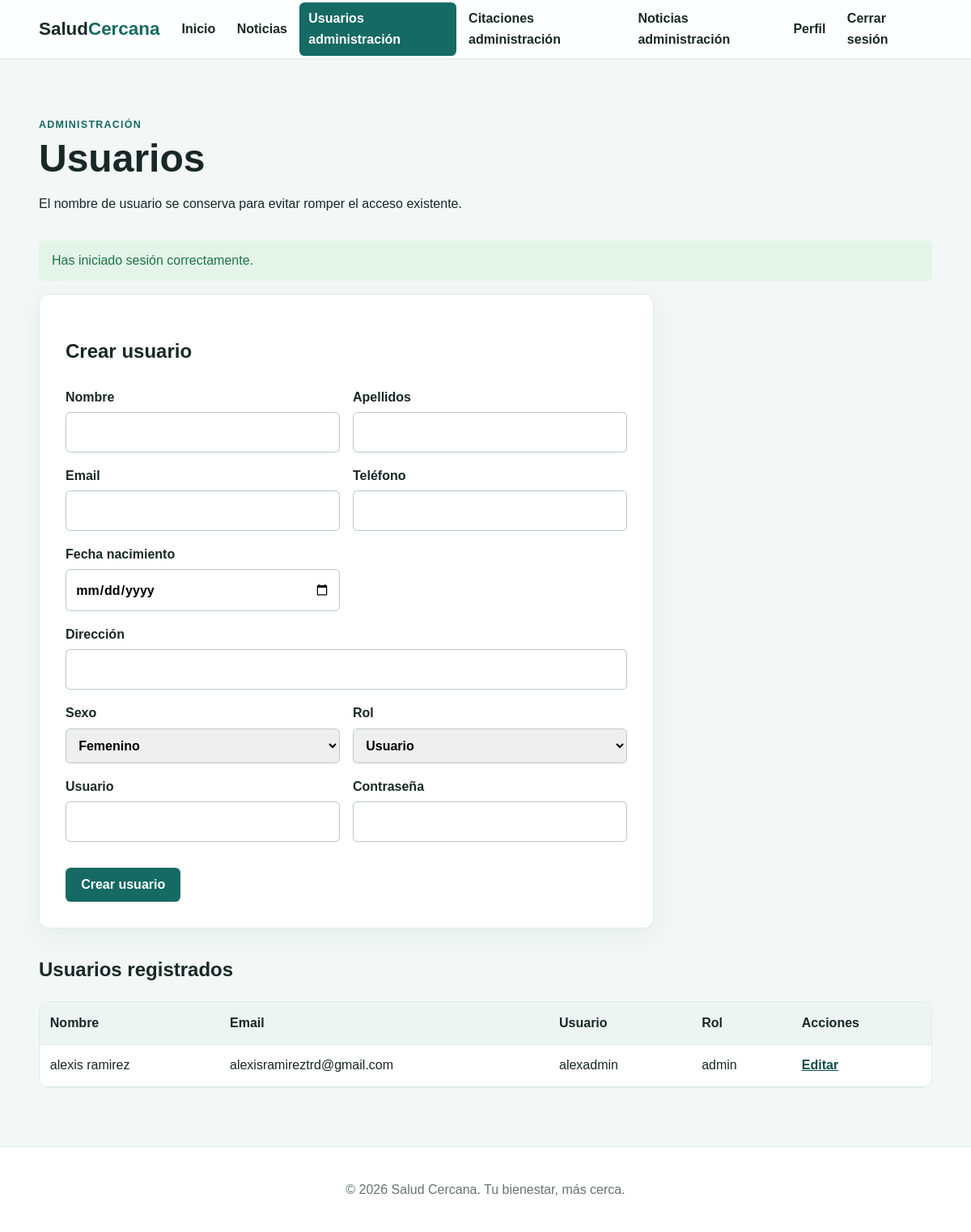
The app's page /usuarios-administracion.php (signed in) with its own data.
### tables this page shows
CREATE TABLE `users_login` (
  `idLogin` int(11) NOT NULL,
  `idUser` int(11) NOT NULL,
  `usuario` varchar(100) NOT NULL,
  `password` varchar(255) NOT NULL,
  `rol` enum('admin','user') NOT NULL
);

CREATE TABLE `users_data` (
  `idUser` int(11) NOT NULL,
  `nombre` varchar(100) NOT NULL,
  `apellidos` varchar(150) NOT NULL,
  `email` varchar(150) NOT NULL,
  `telefono` varchar(20) NOT NULL,
  `fecha_nacimiento` date NOT NULL,
  `direccion` varchar(255) DEFAULT NULL,
  `sexo` enum('masculino','femenino','otro') DEFAULT NULL
);

### includes/auth.php (called while the page is built, shortened)
<?php
function e(mixed $value): string
{
    return htmlspecialchars((string) $value, ENT_QUOTES, 'UTF-8');
}

### usuarios-administracion.php (the view, shortened to what this page needs)
<?php
require_once __DIR__.'/includes/auth.php'; requireAdmin(); require_once __DIR__.'/config/conexion.php';
$errors=[];$message=$_SESSION['flash']??'';unset($_SESSION['flash']);$adminId=(int)$_SESSION['idUser'];
$users=$pdo->query('SELECT d.*,l.usuario,l.rol FROM users_data d INNER JOIN users_login l ON l.idUser=d.idUser ORDER BY d.apellidos,d.nombre')->fetchAll();$editId=(int)($_GET['editar']??0);$editing=null;foreach($users as $u)if($u['idUser']===$editId)$editing=$u;
$tituloPagina='Administración de usuarios | Salud Cercana';require __DIR__.'/includes/header.php';
?>
<main class="content-section"><div class="section-heading"><p class="eyebrow">Administración</p><h1>Usuarios</h1><p>El nombre de usuario se conserva para evitar romper el acceso existente.</p></div><?php if($message):?><p class="alert alert-success"><?=e($message)?></p><?php endif;?><?php foreach($errors as $error):?><p class="alert alert-error"><?=e($error)?></p><?php endforeach;?>
<section class="form-card"><h2><?=$editing?'Editar usuario':'Crear usuario'?></h2><form method="post"><input type="hidden" name="csrf_token" value="<?=e(csrfToken('admin_users'))?>"><input type="hidden" name="action" value="<?=$editing?'update':'create'?>"><?php if($editing):?><input type="hidden" name="idUser" value="<?=$editing['idUser']?>"><?php endif;?><div class="form-grid"><?php foreach(['nombre'=>'Nombre','apellidos'=>'Apellidos','email'=>'Email','telefono'=>'Teléfono','fecha_nacimiento'=>'Fecha nacimiento','direccion'=>'Dirección'] as $f=>$label):?><label<?= $f==='direccion'?' class="full-width"':''?>><?=$label?><input name="<?=$f?>" <?=$f==='email'?'type="email"':($f==='fecha_nacimiento'?'type="date"':'')?> required value="<?=e($editing[$f]??'')?>"></label><?php endforeach;?><label>Sexo<select name="sexo" required><?php foreach(['femenino'=>'Femenino','masculino'=>'Masculino','otro'=>'Otro'] as $v=>$l):?><option value="<?=$v?>" <?=($editing['sexo']??'')===$v?'selected':''?>><?=$l?></option><?php endforeach;?></select></label><label>Rol<select name="rol"><option value="user" <?=($editing['rol']??'user')==='user'?'selected':''?>>Usuario</option><option value="admin" <?=($editing['rol']??'')==='admin'?'selected':''?>>Administrador</option></select></label><?php if($editing):?><label>Usuario<input readonly value="<?=e($editing['usuario'])?>"></label><?php else:?><label>Usuario<input name="usuario" required></label><label>Contraseña<input name="password" type="password" minlength="8" required></label><?php endif;?></div><button class="button"><?=$editing?'Guardar cambios':'Crear usuario'?></button><?php if($editing):?> <a href="usuarios-administracion.php">Cancelar</a><?php endif;?></form></section>
<section class="spaced-card"><h2>Usuarios registrados</h2><div class="table-wrap"><table><thead><tr><th>Nombre</th><th>Email</th><th>Usuario</th><th>Rol</th><th>Acciones</th></tr></thead><tbody><?php foreach($users as $u):?><tr><td><?=e($u['nombre'].' '.$u['apellidos'])?></td><td><?=e($u['email'])?></td><td><?=e($u['usuario'])?></td><td><?=e($u['rol'])?></td><td><a href="usuarios-administracion.php?editar=<?=$u['idUser']?>">Editar</a></td></tr><?php endforeach;?></tbody></table></div></section></main><?php require __DIR__.'/includes/footer.php'; ?>

### css/style.css (style rules this page uses)
:root { --primary:#156a63; --primary-dark:#0d4e49; --ink:#182826; --muted:#647572; --surface:#fff; --page:#f3f8f6; --accent:#e4b65a; --danger:#a82e2e; --success:#1e7446; }
* { box-sizing:border-box; }
body { margin:0; color:var(--ink); background:var(--page); font-family:Arial, Helvetica, sans-serif; line-height:1.6; }
a { color:var(--primary-dark); font-weight:700; }
.eyebrow { margin:0; color:var(--primary); letter-spacing:.1em; text-transform:uppercase; font-size:.78rem; font-weight:800; }
.button { display:inline-block; border:0; cursor:pointer; background:var(--primary); color:#fff; padding:.75rem 1.2rem; border-radius:.4rem; font-size:1rem; font-weight:700; text-decoration:none; margin-top:1rem; }
.content-section { width:min(1120px,92%); margin:0 auto; padding:4.5rem 0; }
.section-heading { max-width:700px; margin-bottom:2rem; }
.section-heading h1,.section-heading h2 { margin:.2rem 0 .5rem; line-height:1.15; font-size:clamp(2rem,4vw,3rem); }
.info-card,.news-card,.form-card { background:var(--surface); border:1px solid #e0ebe7; border-radius:.75rem; box-shadow:0 8px 30px rgba(22,50,45,.06); }
.form-card { width:min(760px,100%); padding:2rem; }
.form-card form { margin-top:1.5rem; }
.form-card label { display:block; margin-bottom:1rem; font-weight:700; }
.form-card input,.form-card select { display:block; width:100%; margin-top:.35rem; padding:.7rem; border:1px solid #b8c9c4; border-radius:.35rem; font:inherit; }
.form-grid { display:grid; grid-template-columns:1fr 1fr; gap:0 1rem; }
.full-width { grid-column:1 / -1; }
.alert { padding:.75rem 1rem; border-radius:.35rem; }
.alert-success { background:#e4f4e9; color:var(--success); }
.spaced-card { margin-top:2rem; }
.table-wrap { overflow-x:auto; background:#fff; border:1px solid #e0ebe7; border-radius:.75rem; }
.table-wrap table { width:100%; border-collapse:collapse; min-width:620px; }
.table-wrap th,.table-wrap td { padding:.8rem; text-align:left; vertical-align:top; border-bottom:1px solid #e0ebe7; }
.table-wrap th { background:#edf5f2; }

### records on screen
users_login: idUser.apellidos "alexis ramirez", idUser.email "alexisramireztrd@gmail.com", usuario "alexadmin", rol "admin"

### other values on screen
$message "Has iniciado sesión correctamente."
$label "Nombre"
$label "Apellidos"
$label "Email"
$label "Teléfono"
$label "Fecha nacimiento"
$label "Dirección"
form field sexo "Femenino"
